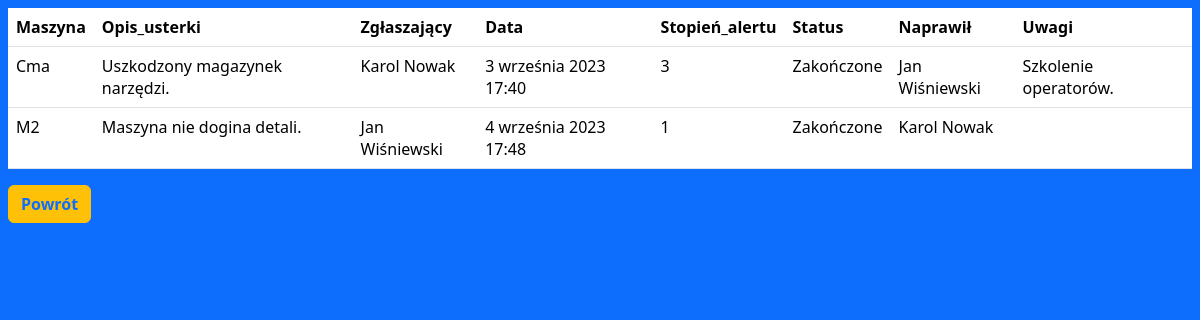
The page /zakończone on the database its author committed.
### rejestrAwarii/models.py (models this page shows)
class Awaria(models.Model):
    Maszyny = [
        ("Tp3", "TruPunch 3000"),
        ("Tp4", "TruPunch 4000"),
        ("Tp5", "TruPunch 5000"),
        ("Kimla", "Laser Kimla"),
        ("HSG", "Laser HSG"),
        ("M1", "Durma M1"),
        ("M2", "Durma M2"),
        ("Cma", "Cma"),
        ("Crippa", "Giętarka Crippa"),
        ("Adr", 'Durma Adr'),
    ]
    Statusy = [
        ("W toku", "W toku"),
        ("Zakończone", "Zakończone")
    ]
    Alerty = [
        ("1", "1"),
        ("2", "2"),
        ("3", "3")
    ]
    maszyna = models.CharField(choices=Maszyny, max_length=30)
    opis_usterki = models.TextField()
    zgłaszający = models.CharField(max_length=40)
    data = models.DateTimeField(default=now)
    stopień_alertu = models.CharField(max_length=50, choices=Alerty)
    status = models.CharField(
        choices=Statusy, default="W toku", max_length=20)
    naprawił = models.CharField(max_length=40)
    uwagi = models.TextField()

### rejestrAwarii/views.py (called while the page is built)
def zakonczone(request):
    wpisy = Awaria.objects.filter(status="Zakończone")
    return render(request, 'rejestrAwarii/zakończone.html', {'wpisy': wpisy})

### rejestrAwarii/templates/rejestrAwarii/zakończone.html (shortened to what this page needs)
{% load static %}
<html lang="pl">
  <head>
    <link
      href="https://cdn.jsdelivr.net/npm/bootstrap@5.3.1/dist/css/bootstrap.min.css"
      rel="stylesheet"
    />
  </head>
  <body class="bg-primary p-2">
    <table class="table">
      <thead>
        <tr>
          <th scope="col">Maszyna</th>
          <th scope="col">Opis_usterki</th>
          <th scope="col">Zgłaszający</th>
          <th scope="col">Data</th>
          <th scope="col">Stopień_alertu</th>
          <th scope="col">Status</th>
          <th scope="col">Naprawił</th>
          <th scope="col">Uwagi</th>
        </tr>
      </thead>
      <tbody>
        {% for wpis in wpisy %}
        <tr>
          <td>{{wpis.maszyna}}</td>
          <td>{{wpis.opis_usterki}}</td>
          <td>{{wpis.zgłaszający}}</td>
          <td>{{wpis.data}}</td>
          <td>{{wpis.stopień_alertu}}</td>
          <td>{{wpis.status}}</td>
          <td>{{wpis.naprawił}}</td>
          <td>{{wpis.uwagi}}</td>
        </tr>
        {% endfor %}
      </tbody>
    </table>
    <button type="button" class="btn btn-warning fw-bold">
      <a
        href="{% url 'ekranPowitalny' %}"
        class="link-underline link-underline-opacity-0"
        >Powrót</a
      >
    </button>
  </body>
</html>

### rows shown on the page
Awaria: maszyna "Cma", opis_usterki "Uszkodzony magazynek narzędzi.", zgłaszający "Karol Nowak", data "3 września 2023 17:40", stopień_alertu "3", status "Zakończone", naprawił "Jan Wiśniewski", uwagi "Szkolenie operatorów."
Awaria: maszyna "M2", opis_usterki "Maszyna nie dogina detali.", zgłaszający "Jan Wiśniewski", data "4 września 2023 17:48", stopień_alertu "1", status "Zakończone", naprawił "Karol Nowak"
